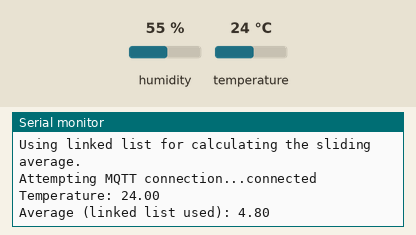
Simulated run of this sketch. Board: ESP32. Shown: the last lines printed to the serial monitor. Inputs (shaded band) come from the test bench; at power-on: temperature 24 °C, humidity 55 %. WiFi joins after 1.5 s; servers stay silent unless stated; no MQTT or app messages arrive unless stated.

Above: at 2.7 s.
2.8 s: temperature set to 12 °C
At 4.5 s:
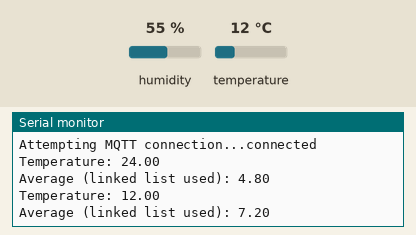
5.5 s: temperature set to 19 °C
At 6.9 s:
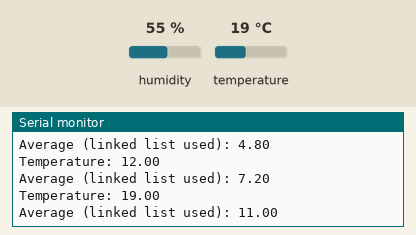
Timing chart, 0 to 8.5 s (numbered marks = the images above; inputs shaded):
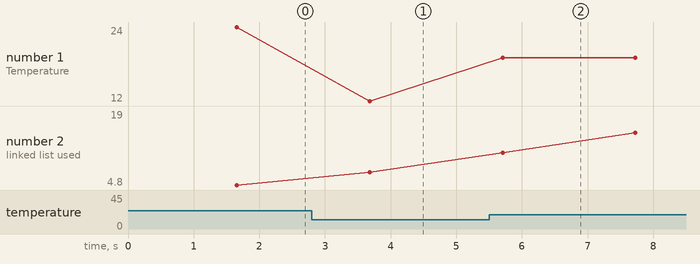

Measured:
- after the input at 2.8 s, the serial monitor: prints a new line after 0.88 s (image 1)
- after the input at 5.5 s, the serial monitor: prints a new line after 0.20 s (image 2)
- plotted number 1: 24 → 12 after the input at 2.8 s, 12 → 19 after the input at 5.5 s
- plotted number 2: 4.8 → 7.2 after the input at 2.8 s, 7.2 → 19 after the input at 5.5 s

The sketch:

PhotoRes.ino
```cpp
// DHT - MQTT - Wifi
// This contains only temperature. Humidity is not used.

#include <WiFi.h>
#include <PubSubClient.h>
#include <DHT.h>

// Wifi settings
const char* ssid = "MB210-G";
const char* password = "studentMAMK";

// MQTT Server IP address
const char* mqtt_server = "172.20.49.21";

// WiFi client
WiFiClient espClient;
// MQTT client
PubSubClient mqttClient(espClient);

// DHT sensor settings
#define DHTPIN 27
#define DHTTYPE DHT11

DHT dht(DHTPIN, DHTTYPE);

/* Variables for tracking the measurements for average calculation */
int amountOfMeasurements = 5;
int measurementCounter = 0;

/* Measurement struct definition for linked list */
struct measurement {
	float temperature;
	struct measurement *next;
} ;

/* Struct pointer that is used to store the firstMeasurement (begining of the linked list) */
struct measurement *firstMeasurement;
/* Struct pointer that is used to store the current position of the list */
struct measurement *currentMeasurement;

// Application setup
void setup() {
  // Serial
  Serial.begin(9600);
  // DHT temperature sensor
  dht.begin();
  // WiFi connection
  setup_wifi();
  // MQTT
  mqttClient.setServer(mqtt_server, 1883);

  /* Create the first linked list item */
	firstMeasurement = (struct measurement *) malloc(sizeof(struct measurement));
  /* Ensure that the next address is still empty */
  firstMeasurement->next = NULL;
	currentMeasurement = firstMeasurement;

  Serial.println("Using linked list for calculating the sliding average.");
}

// WiFi connection
void setup_wifi() {
  delay(10);
  // We start by connecting to a WiFi network
  Serial.println();
  Serial.print("Connecting to WiFi SSID: ");
  Serial.println(ssid);

  WiFi.begin(ssid, password);

  while (WiFi.status() != WL_CONNECTED) {
    delay(500);
    Serial.print(".");
  }

  Serial.println("");
  Serial.println("WiFi connected");
  Serial.println("IP address: ");
  Serial.println(WiFi.localIP());
}

// MQTT connection
void reconnect() {
  // Loop until we're reconnected
  while (!mqttClient.connected()) {
    Serial.print("Attempting MQTT connection...");
    // Attempt to connect
    if (mqttClient.connect("ESP32_Client")) {
      Serial.println("connected");
    }
    else {
      Serial.print("failed, rc=");
      Serial.print(mqttClient.state());
      Serial.println(" try again in 5 seconds");
      // Wait 5 seconds before retrying
      delay(5000);
    }
  }
}

/* Function that is used to add or update new measurement in the list */
void addMeasurement(float temperature) {
	currentMeasurement->temperature = temperature;

	/* Update position */
	measurementCounter += 1;
	/* Start again from the first item is there are enough measurements */
	if (measurementCounter == amountOfMeasurements) {
		currentMeasurement = firstMeasurement;
		measurementCounter = 0;
	}
	else {
		if (!currentMeasurement->next) {
			struct measurement *nextMeasurement;
			nextMeasurement = (struct measurement *) malloc(sizeof(struct measurement));
			currentMeasurement->next = nextMeasurement;
			currentMeasurement = currentMeasurement->next;
      /* Ensure that the next address is still empty */
      currentMeasurement->next = NULL;
		}
		else {
			currentMeasurement = currentMeasurement->next;
		}
	}
}

/* Function to calculate the average of measured temperatures */
float calculateAverage() {
	float avgTemp = 0.0;
	/* Struct pointer for average calculation */
	struct measurement *avgMeasurement;
	avgMeasurement = firstMeasurement;
	/* Read the items and sum temperatures. */
	while(avgMeasurement) {
		avgTemp += avgMeasurement->temperature;
		avgMeasurement = avgMeasurement->next;
	}
	/* Calculate the average temp */
	avgTemp = avgTemp / amountOfMeasurements;
	return(avgTemp);
}

// Application main loop
void loop() {
  // Reconnect mqtt if connection has been lost
  if (!mqttClient.connected()) {
    reconnect();
  }

  // Variable for measured temperature
  float measuredTemp = 0.0;

  // Read temperature from sensor
  measuredTemp = dht.readTemperature();

  // Print measured temperature to serial console
  Serial.print("Temperature: ");
  Serial.println(measuredTemp);

  // Variable for average temperature
  float averageTemp = 0.0;
  // Add measurement to list, calculate average temp and send it to mqtt
  addMeasurement(measuredTemp);
  averageTemp = calculateAverage();

  // Print measured temperature to serial console
  Serial.print("Average (linked list used): ");
  Serial.println(averageTemp);

  // Convert the average temperature value to a char array and publish it to MQTT
  char tempString[8];
  dtostrf(averageTemp, 1, 2, tempString);
  mqttClient.publish("esp32/temperature", tempString);

  // Sleep X seconds before next measurement
  sleep(2);
}
```
